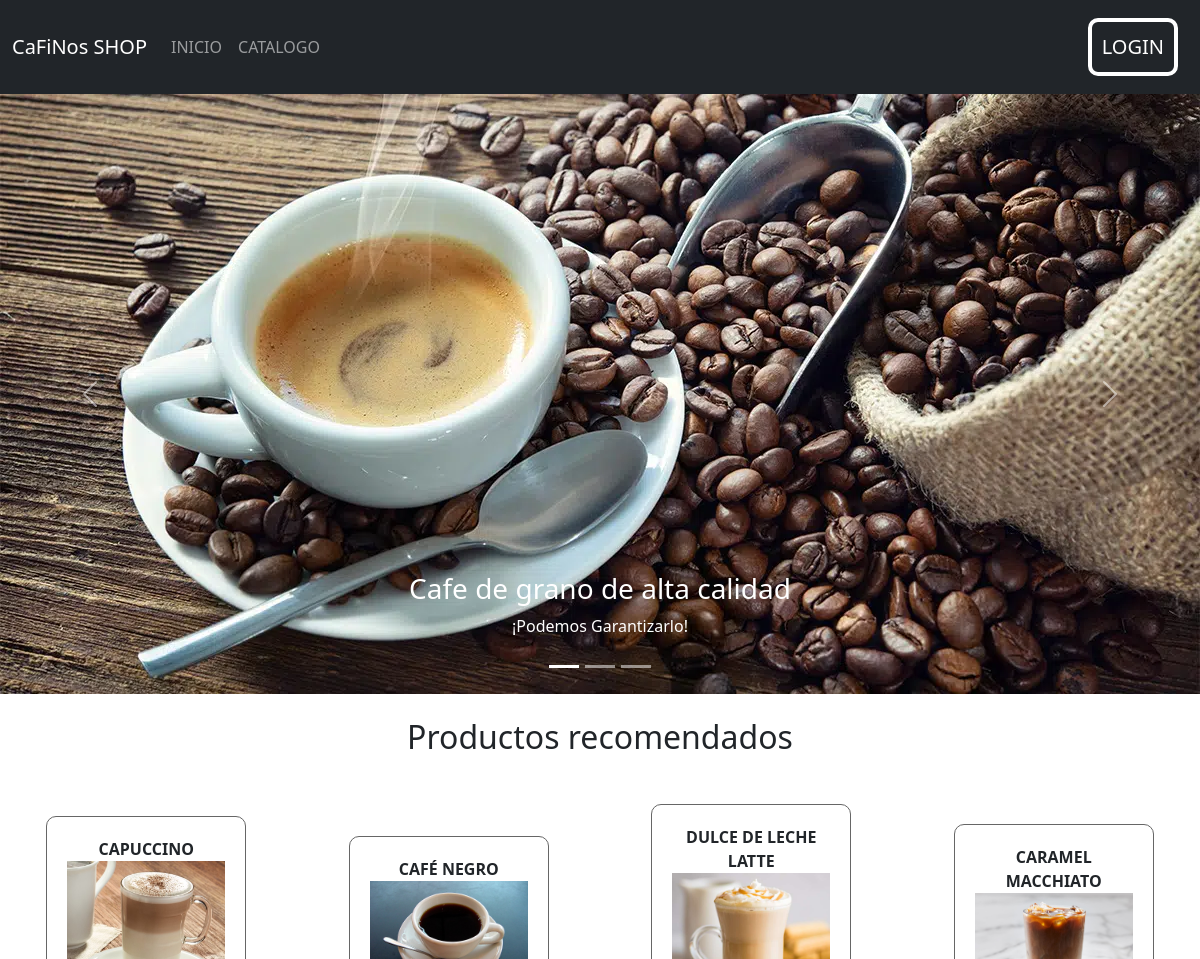
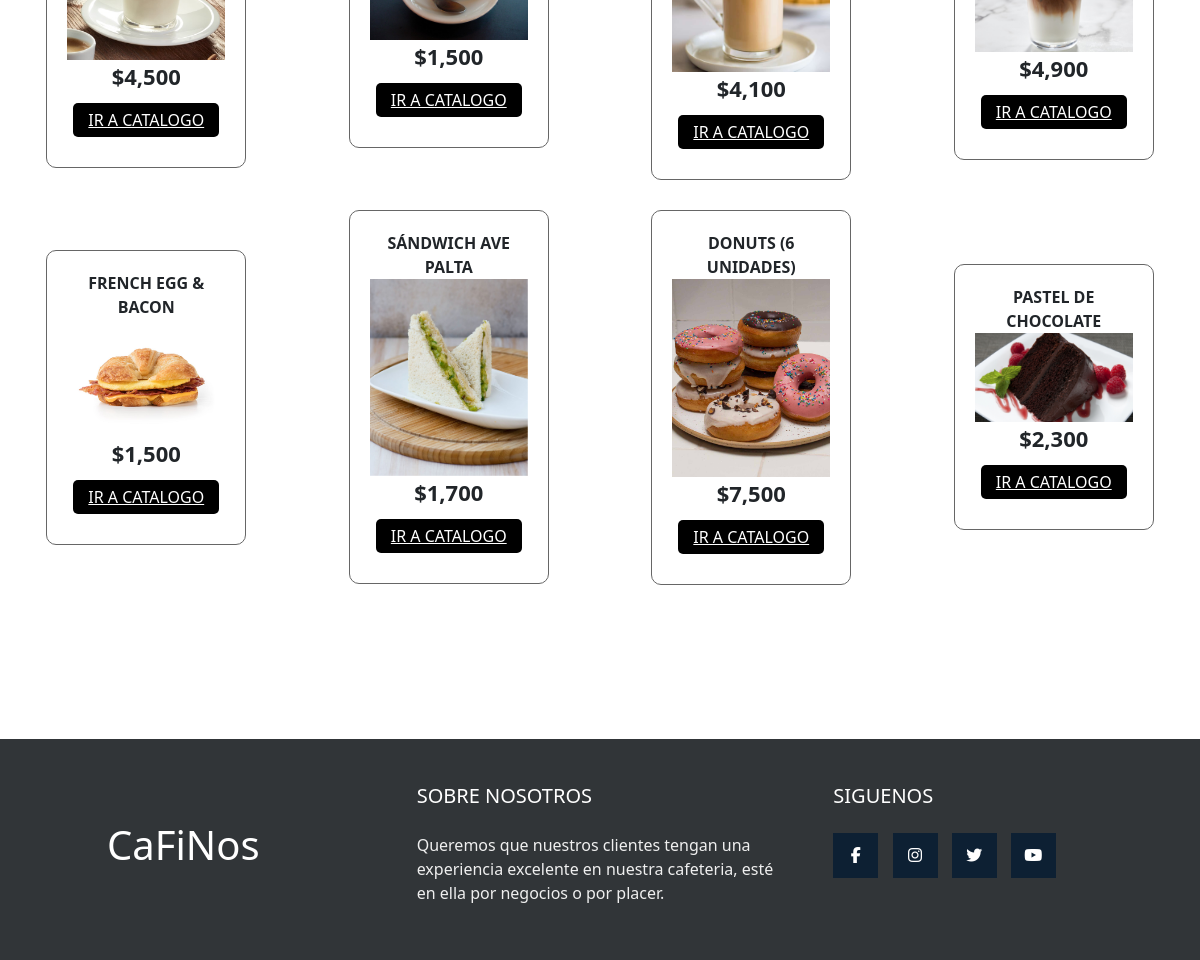
The page / on the database its author committed (2 pictures, top to bottom).
### tienda/models.py (models this page shows, shortened)
class Producto(models.Model):
    id_producto = models.AutoField(primary_key=True)
    nombre = models.CharField(max_length=70)
    precio=models.PositiveBigIntegerField()
    nombreCa= models.ForeignKey(Catalogo,on_delete=models.PROTECT)
    imagen = models.ImageField(upload_to="productos", null=True)
    Preparacion = models.TextField()
    stock = models.PositiveBigIntegerField()

### tienda/views.py (the view)
# urls.py: 2. Add a URL to urlpatterns:  path('', views.home, name='home')
def home(request):
    productos= Producto.objects.all()
    data={"productos": productos}
    return render(request,'tienda/index.html',data)

### tienda/templates/tienda/index.html (shortened to what this page needs)
{% extends 'tienda/base.html'%}
{% block contenido %}
{% load static %}
{% load humanize %}
<div id="demo" class="carousel slide" data-bs-ride="carousel">
  <div class="carousel-indicators">
    <button type="button" data-bs-target="#demo" data-bs-slide-to="0" class="active"></button>
    <button type="button" data-bs-target="#demo" data-bs-slide-to="1"></button>
    <button type="button" data-bs-target="#demo" data-bs-slide-to="2"></button>
  </div>
  <div class="carousel-inner">
    <div class="carousel-item active">
      <img src="{% static 'img/cafe-1.png' %}" alt="Los Angeles" class="d-block" style="width:100%">
      <div class="carousel-caption">
        <h3>Cafe de grano de alta calidad</h3>
        <p>¡Podemos Garantizarlo!</p>
      </div>
    </div>
  </div>
  <button class="carousel-control-prev" type="button" data-bs-target="#demo" data-bs-slide="prev">
    <span class="carousel-control-prev-icon"></span>
  </button>
  <button class="carousel-control-next" type="button" data-bs-target="#demo" data-bs-slide="next">
    <span class="carousel-control-next-icon"></span>
  </button>
</div>
<br>
<div class="col-auto text-center">
  <h2>Productos recomendados</h2>
</div>
  <section class="contenedor">
    <div class="contenedor-items">
   {% for p in productos %}
        <div class="item">
            <span class="titulo-item">{{p.nombre}}</span>
            {% if p.imagen %}
            <img src="{{ p.imagen.url }}" alt="" class="img-item">
            {% endif %}
            <span class="precio-item">${{p.precio | intcomma}}</span>
            <a class="text-white" href="{% url 'catalogo' %}"><button class="boton-item ">IR A CATALOGO</button></a>
        </div>
   {% endfor%}
    </div>
</section>
<br>
<br>
{% endblock %}

### tienda/templates/tienda/base.html (shortened to what this page needs)
{% load static %}
<!DOCTYPE html>
<html lang="es">
<head>
  <link href="https://cdn.jsdelivr.net/npm/bootstrap@5.0.2/dist/css/bootstrap.min.css" rel="stylesheet"
>
  <link rel="stylesheet" href="{% static 'css/style-cat.css' %} ">
</head>
<body>
  <section id="contenedor">
    <header>
      <nav class="navbar navbar-expand-sm navbar-dark bg-dark">
        <div class="container-fluid">
          <a class="navbar-brand" href="{% url 'index' %}">CaFiNos SHOP</a>
          <div class="collapse navbar-collapse" id="mynavbar">
            <ul class="navbar-nav me-auto">
              <li class="nav-item">
                <a class="nav-link" href="#">INICIO</a>
              </li>
              <li class="nav-item dropdown">
                <a class="nav-link" href="{% url 'catalogo' %}">CATALOGO</a>
              </li>
            </ul>
            {% if user.is_authenticated %}
            <button type="button" class="btn-lg bg-dark"><a class="text-white" href="{% url 'salir' %}">CERRAR SESSION</a></button>
            {% else %}
            <button type="button" class="btn-lg bg-dark"><a class="text-white" href="{% url 'listar-producto' %}">LOGIN</a></button>
            {% endif %}
          </div>
      </nav>
    </header>
    {%block contenido%}
    {%endblock%}
<br>
<br>
<br>
<br>
<footer class="pie-pagina">
  <div class="grupo1">
    <div class="box">
      <figure class="text-white">
          <h1>CaFiNos</h1>
      </figure>
    </div>
    <div class="box">
      <h2>SOBRE NOSOTROS</h2>
      <p>Queremos que nuestros clientes tengan una experiencia excelente en nuestra cafeteria, esté en ella por negocios o por placer.</p>
    </div>
    <div class="box">
      <h2>SIGUENOS</h2>
      <div class="red-social">
        <a href="#" class="fa fa-facebook"></a>
        <a href="#" class="fa fa-instagram"></a>
        <a href="#" class="fa fa-twitter"></a>
        <a href="#" class="fa fa-youtube"></a>
      </div>
    </div>
  </div>
</footer>
</body>
</html>

### tienda/static/css/style-cat.css (style rules this page uses)
* { margin: 0; padding:0; }
.btn-lg { background-color: #6c757d; display: inline-block; padding: 10px; margin: 10px 10px; color: #0e0d0d; border: 4px solid #ffffff; border-radius: 10px; }
.btn-lg a { text-decoration: none; color: #fff; }
.contenedor { max-width: 1200px; padding: 10px; margin: auto; display: flex; justify-content: space-between; contain: paint; }
.contenedor .contenedor-items { margin-top: 30px; display: grid; grid-template-columns: repeat(auto-fit, minmax(220px, 1fr)); grid-gap:30px; grid-row-gap: 30px; width: 100%; transition: .3s; }
.contenedor .contenedor-items .item { max-width: 200px; margin: auto; border: 1px solid #666; border-radius: 10px; padding: 20px; transition: .3s; }
.contenedor .contenedor-items .item .img-item { width: 100%; }
.contenedor .contenedor-items .item .titulo-item { display: block; font-weight: bold; text-align: center; text-transform: uppercase; }
.contenedor .contenedor-items .item .precio-item { display: block; text-align: center; font-weight: bold; font-size: 22px; }
.contenedor .contenedor-items .item .boton-item { display: block; margin: 10px auto; border: none; background-color: black; color: #fff; padding: 5px 15px; border-radius: 5px; cursor: pointer; }
.pie-pagina { width: 100%; background-color: #313538; }
.pie-pagina .grupo1 { width: 100%; max-width: 1200px; margin: auto; display: grid; grid-template-columns: repeat(3, 1fr); grid-gap: 50px; padding: 45px 0px; }
.pie-pagina .grupo1 .box figure { width: 100%; height: 100%; display: flex; justify-content: center; align-items: center; }
.pie-pagina .grupo1 .box h2 { color: #fff; margin-bottom: 25px; font-size: 20px; }
.pie-pagina .grupo1 .box p { color: #efefef; margin-bottom: 10px; }
.pie-pagina .grupo1 .red-social a { display: inline-block; text-decoration: none; width: 45px; height: 45px; line-height: 45px; color: #fff; margin-right: 10px; background-color: #0d2033; text-align: center; transition: all 300ms ease; }

### rows shown on the page
Producto: nombre "CAPUCCINO", imagen (picture), precio "4,500"
Producto: nombre "CAFÉ NEGRO", imagen (picture), precio "1,500"
Producto: nombre "DULCE DE LECHE LATTE", imagen (picture), precio "4,100"
Producto: nombre "CARAMEL MACCHIATO", imagen (picture), precio "4,900"
Producto: nombre "FRENCH EGG & BACON", imagen (picture), precio "1,500"
Producto: nombre "SÁNDWICH AVE PALTA", imagen (picture), precio "1,700"
Producto: nombre "DONUTS (6 UNIDADES)", imagen (picture), precio "7,500"
Producto: nombre "PASTEL DE CHOCOLATE", imagen (picture), precio "2,300"
